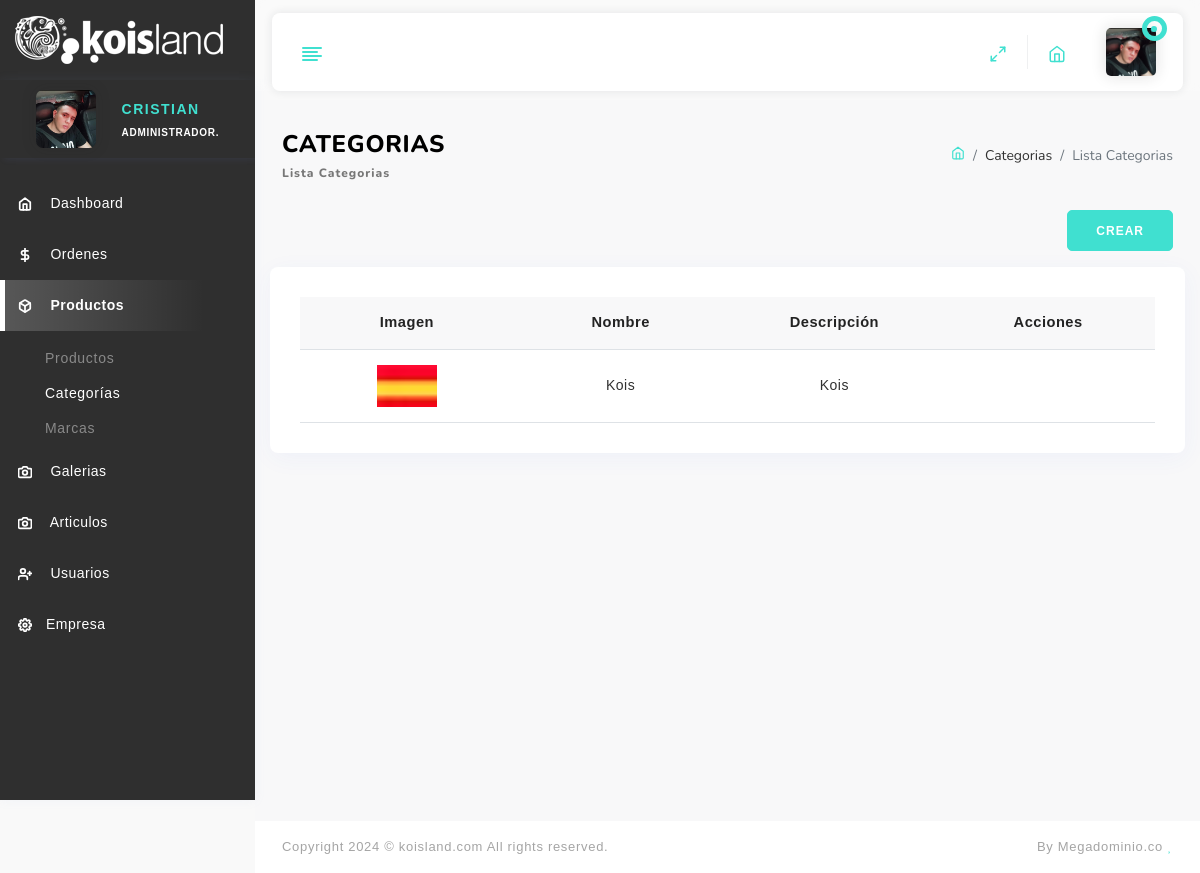
Page /pro/categorias/ (signed in) on the earlier database version.
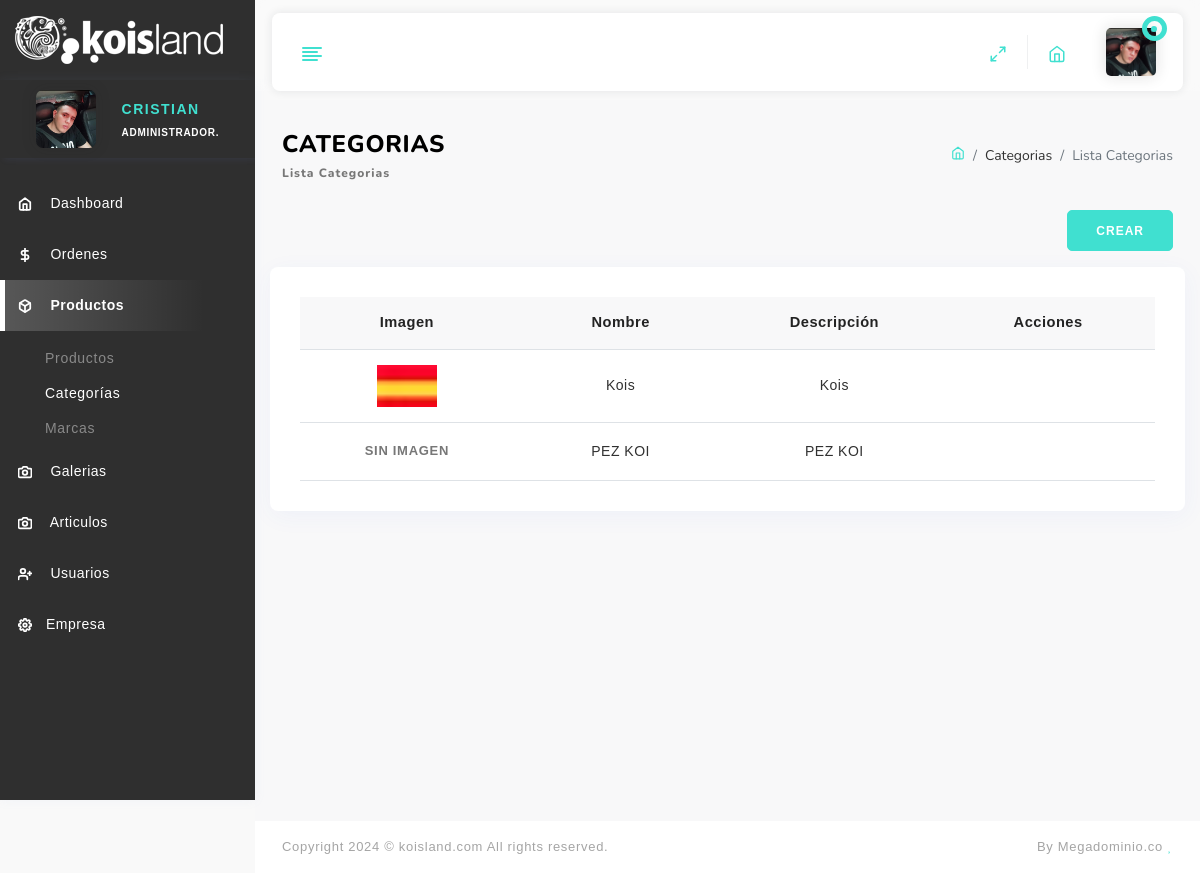
Same page on the later database version.
### pro/models.py (models this page shows, shortened)
class Categoria(ClaseModelo):
    nombre = models.CharField(max_length=100)
    descripcion = models.TextField(blank=True, null=True)
    imagen = models.ImageField(upload_to='productos/categorias/', blank=True, null=True)

### pro/views.py (the view)
# urls.py: path('categorias/', CategoriaListView.as_view(), name='categoria_list'),
class CategoriaListView(LoginRequiredMixin, ListView):
    login_url = 'bas:login'
    model = Categoria
    template_name = 'categoria_list.html'
    paginate_by = 10  # número de categorías por página
    def get_context_data(self, **kwargs):
        context = super().get_context_data(**kwargs)
        context['titulo'] = 'Listado de Categorías'
        return context

### app/context_processors.py (called while the page is built)
def empresa(request):
    emp = Empresa.objects.all().first()
    return {'emp': emp}

### usr/models.py (called while the page is built)
    def __str__(self):
        return '{}'.format(self.nombre)

### pro/templates/categoria_list.html (shortened to what this page needs)
{% extends 'base/index.html' %} {% load static %} {% block content %}
<div class="container-fluid">
  <div class="page-header">
    <div class="row">
      <div class="col-lg-6">
        <div class="page-header-left">
          <h3>
            Categorias
            <small>Lista Categorias</small>
          </h3>
        </div>
      </div>
      <div class="col-lg-6">
        <ol class="breadcrumb pull-right">
          <li class="breadcrumb-item">
            <a href="/">
            </a>
          </li>
          <li class="breadcrumb-item">Categorias</li>
          <li class="breadcrumb-item active">Lista Categorias</li>
        </ol>
      </div>
    </div>
  </div>
  <div class="row">
    <div class="col-md-12 d-flex justify-content-end">
      <a href="{% url 'pro:crear_categoria' %}" class="btn btn-primary btn-sm mb-3"
        >CREAR</a
      >
    </div>
  </div>
</div>
<div class="card">
  <div class="card-body">
    <div class="table-responsive table-desi">
      <table class="table all-package">
        <thead class="bg-secondary">
          <tr>
            <th>Imagen</th>
            <th>Nombre</th>
            <th>Descripción</th>
            <th>Acciones</th>
          </tr>
        </thead>
        <tbody>
          {% for categoria in object_list %}
          <tr>
            <td>
              {% if categoria.imagen %}
              <img class="img-60" src="{{ categoria.imagen.url }}" alt="#" />
              {% else %}
              <p>Sin imagen</p>
              {% endif %}
            </td>
            <td>{{ categoria.nombre }}</td>
            <td>{{ categoria.descripcion }}</td>
            <td>
              <a href="{% url 'pro:editar_categoria' categoria.id %}">
                <i class="fa fa-edit" title="Edit"></i>
              </a>
              <a href="{% url 'pro:eliminar_categoria' categoria.id %}">
                <i class="fa fa-trash text-danger" title="Delete"></i>
              </a>
            </td>
          </tr>
          {% endfor %}
        </tbody>
      </table>
    </div>
  </div>
</div>
{% endblock %}

Differences in the rows shown:
added Categoria: imagen "SIN IMAGEN", nombre "PEZ KOI", descripcion "PEZ KOI"
